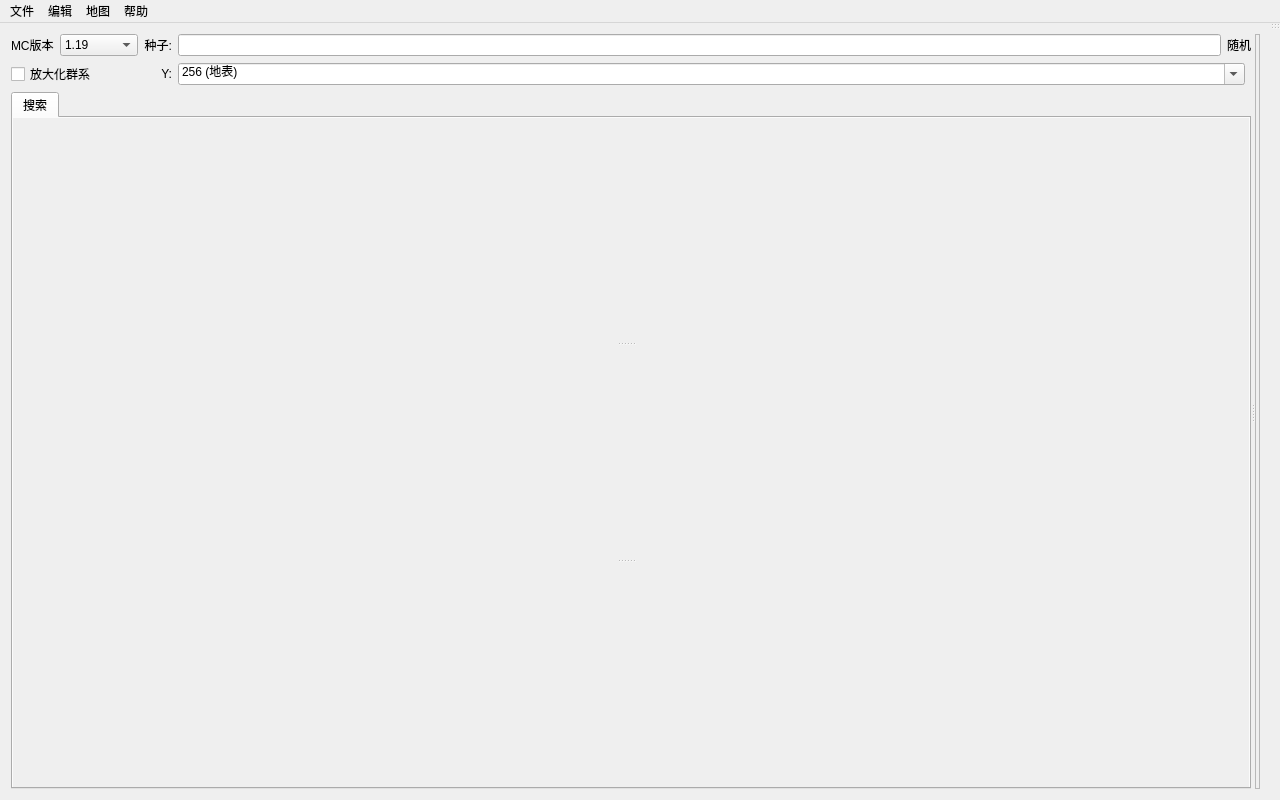
<?xml version="1.0" encoding="UTF-8"?>
<ui version="4.0">
 <class>MainWindow</class>
 <widget class="QMainWindow" name="MainWindow">
  <property name="geometry">
   <rect>
    <x>0</x>
    <y>0</y>
    <width>1280</width>
    <height>800</height>
   </rect>
  </property>
  <property name="windowTitle">
   <string>Cubiomes Viewer 汉化版</string>
  </property>
  <property name="windowIcon">
   <iconset resource="../rc/icons.qrc">
    <normaloff>:/icons/logo.png</normaloff>:/icons/logo.png</iconset>
  </property>
  <widget class="QWidget" name="centralWidget">
   <layout class="QGridLayout" name="gridLayout_6">
    <item row="0" column="0">
     <widget class="QSplitter" name="splitterMap">
      <property name="orientation">
       <enum>Qt::Horizontal</enum>
      </property>
      <widget class="QFrame" name="controlFrame">
       <layout class="QVBoxLayout" name="verticalLayout_5">
        <property name="leftMargin">
         <number>0</number>
        </property>
        <property name="topMargin">
         <number>0</number>
        </property>
        <property name="rightMargin">
         <number>0</number>
        </property>
        <property name="bottomMargin">
         <number>0</number>
        </property>
        <item>
         <layout class="QGridLayout" name="gridMCSeed">
          <item row="0" column="2">
           <widget class="QLabel" name="labelSeed">
            <property name="toolTip">
             <string>请输入一个整数或一段文本，留空则生成随机种子</string>
            </property>
            <property name="text">
             <string>种子:</string>
            </property>
            <property name="alignment">
             <set>Qt::AlignRight|Qt::AlignTrailing|Qt::AlignVCenter</set>
            </property>
           </widget>
          </item>
          <item row="0" column="0">
           <widget class="QLabel" name="labeMC">
            <property name="toolTip">
             <string>MC版本</string>
            </property>
            <property name="text">
             <string>MC版本</string>
            </property>
           </widget>
          </item>
          <item row="0" column="1">
           <widget class="QComboBox" name="comboBoxMC">
            <property name="toolTip">
             <string>MC版本</string>
            </property>
            <property name="sizeAdjustPolicy">
             <enum>QComboBox::AdjustToMinimumContentsLength</enum>
            </property>
            <property name="minimumContentsLength">
             <number>6</number>
            </property>
            <property name="iconSize">
             <size>
              <width>0</width>
              <height>16</height>
             </size>
            </property>
            <item>
             <property name="text">
              <string>1.19</string>
             </property>
            </item>
            <item>
             <property name="text">
              <string>1.18</string>
             </property>
            </item>
            <item>
             <property name="text">
              <string>1.17</string>
             </property>
            </item>
            <item>
             <property name="text">
              <string>1.16</string>
             </property>
            </item>
            <item>
             <property name="text">
              <string>1.15</string>
             </property>
            </item>
            <item>
             <property name="text">
              <string>1.14</string>
             </property>
            </item>
            <item>
             <property name="text">
              <string>1.13</string>
             </property>
            </item>
            <item>
             <property name="text">
              <string>1.12</string>
             </property>
            </item>
            <item>
             <property name="text">
              <string>1.11</string>
             </property>
            </item>
            <item>
             <property name="text">
              <string>1.10</string>
             </property>
            </item>
            <item>
             <property name="text">
              <string>1.9</string>
             </property>
            </item>
            <item>
             <property name="text">
              <string>1.8</string>
             </property>
            </item>
            <item>
             <property name="text">
              <string>1.7</string>
             </property>
            </item>
            <item>
             <property name="text">
              <string>1.6</string>
             </property>
            </item>
            <item>
             <property name="text">
              <string>1.5</string>
             </property>
            </item>
            <item>
             <property name="text">
              <string>1.4</string>
             </property>
            </item>
            <item>
             <property name="text">
              <string>1.3</string>
             </property>
            </item>
            <item>
             <property name="text">
              <string>1.2</string>
             </property>
            </item>
            <item>
             <property name="text">
              <string>1.1</string>
             </property>
            </item>
            <item>
             <property name="text">
              <string>1.0</string>
             </property>
            </item>
           </widget>
          </item>
          <item row="1" column="2">
           <widget class="QLabel" name="labelY">
            <property name="toolTip">
             <string>显示该Y值的地图</string>
            </property>
            <property name="text">
             <string>Y:</string>
            </property>
            <property name="alignment">
             <set>Qt::AlignRight|Qt::AlignTrailing|Qt::AlignVCenter</set>
            </property>
           </widget>
          </item>
          <item row="1" column="0" colspan="2">
           <widget class="QCheckBox" name="checkLarge">
            <property name="text">
             <string>放大化群系</string>
            </property>
           </widget>
          </item>
          <item row="0" column="5" colspan="2">
           <layout class="QHBoxLayout" name="horizontalLayout_2">
            <item>
             <widget class="QLineEdit" name="seedEdit">
              <property name="toolTip">
               <string>Press enter to accept</string>
              </property>
             </widget>
            </item>
            <item>
             <widget class="QLabel" name="labelSeedType">
              <property name="toolTip">
               <string>请输入一个整数或一段文本，留空则生成随机种子</string>
              </property>
              <property name="text">
               <string>随机</string>
              </property>
             </widget>
            </item>
           </layout>
          </item>
          <item row="1" column="5">
           <widget class="QComboBox" name="comboY">
            <property name="sizePolicy">
             <sizepolicy hsizetype="Expanding" vsizetype="Fixed">
              <horstretch>0</horstretch>
              <verstretch>0</verstretch>
             </sizepolicy>
            </property>
            <property name="editable">
             <bool>true</bool>
            </property>
            <property name="maxVisibleItems">
             <number>12</number>
            </property>
            <item>
             <property name="text">
              <string>256 (地表)</string>
             </property>
            </item>
            <item>
             <property name="text">
              <string>128 (下界基岩顶)</string>
             </property>
            </item>
            <item>
             <property name="text">
              <string>62 (海平面)</string>
             </property>
            </item>
            <item>
             <property name="text">
              <string>48</string>
             </property>
            </item>
            <item>
             <property name="text">
              <string>32</string>
             </property>
            </item>
            <item>
             <property name="text">
              <string>16</string>
             </property>
            </item>
            <item>
             <property name="text">
              <string>0</string>
             </property>
            </item>
            <item>
             <property name="text">
              <string>-16</string>
             </property>
            </item>
            <item>
             <property name="text">
              <string>-32</string>
             </property>
            </item>
            <item>
             <property name="text">
              <string>-48</string>
             </property>
            </item>
            <item>
             <property name="text">
              <string>-64 (主世界基岩层)</string>
             </property>
            </item>
           </widget>
          </item>
         </layout>
        </item>
        <item>
         <widget class="QTabWidget" name="tabContainer">
          <property name="currentIndex">
           <number>0</number>
          </property>
          <widget class="QWidget" name="tabSearch">
           <property name="sizePolicy">
            <sizepolicy hsizetype="Expanding" vsizetype="Expanding">
             <horstretch>0</horstretch>
             <verstretch>0</verstretch>
            </sizepolicy>
           </property>
           <attribute name="title">
            <string>搜索</string>
           </attribute>
           <layout class="QGridLayout" name="gridLayout">
            <property name="leftMargin">
             <number>0</number>
            </property>
            <property name="topMargin">
             <number>0</number>
            </property>
            <property name="rightMargin">
             <number>0</number>
            </property>
            <property name="bottomMargin">
             <number>0</number>
            </property>
            <item row="0" column="0">
             <widget class="QScrollArea" name="scrollArea">
              <property name="minimumSize">
               <size>
                <width>540</width>
                <height>0</height>
               </size>
              </property>
              <property name="styleSheet">
               <string notr="true">QAbstractScrollArea#scrollArea {
 	border: 0px none;
}

QToolButton {
 	background-color: transparent;
}</string>
              </property>
              <property name="frameShape">
               <enum>QFrame::NoFrame</enum>
              </property>
              <property name="frameShadow">
               <enum>QFrame::Plain</enum>
              </property>
              <property name="lineWidth">
               <number>0</number>
              </property>
              <property name="verticalScrollBarPolicy">
               <enum>Qt::ScrollBarAsNeeded</enum>
              </property>
              <property name="horizontalScrollBarPolicy">
               <enum>Qt::ScrollBarAlwaysOff</enum>
              </property>
              <property name="widgetResizable">
               <bool>true</bool>
              </property>
              <property name="alignment">
               <set>Qt::AlignLeading|Qt::AlignLeft|Qt::AlignTop</set>
              </property>
              <widget class="QWidget" name="scrollAreaWidgetContents">
               <property name="geometry">
                <rect>
                 <x>0</x>
                 <y>0</y>
                 <width>1233</width>
                 <height>657</height>
                </rect>
               </property>
               <property name="sizePolicy">
                <sizepolicy hsizetype="Expanding" vsizetype="Preferred">
                 <horstretch>0</horstretch>
                 <verstretch>0</verstretch>
                </sizepolicy>
               </property>
               <property name="minimumSize">
                <size>
                 <width>440</width>
                 <height>0</height>
                </size>
               </property>
               <layout class="QGridLayout" name="gridLayout_2">
                <property name="leftMargin">
                 <number>0</number>
                </property>
                <item row="0" column="0">
                 <widget class="QSplitter" name="splitterSearch">
                  <property name="sizePolicy">
                   <sizepolicy hsizetype="Expanding" vsizetype="Expanding">
                    <horstretch>0</horstretch>
                    <verstretch>0</verstretch>
                   </sizepolicy>
                  </property>
                  <property name="styleSheet">
                   <string notr="true">
QSplitter {
  background-color: transparent;
}</string>
                  </property>
                  <property name="orientation">
                   <enum>Qt::Vertical</enum>
                  </property>
                  <widget class="Collapsible" name="collapseConstraints" native="true">
                   <property name="sizePolicy">
                    <sizepolicy hsizetype="Expanding" vsizetype="Expanding">
                     <horstretch>0</horstretch>
                     <verstretch>0</verstretch>
                    </sizepolicy>
                   </property>
                  </widget>
                  <widget class="Collapsible" name="collapseGen48" native="true">
                   <property name="sizePolicy">
                    <sizepolicy hsizetype="Expanding" vsizetype="Expanding">
                     <horstretch>0</horstretch>
                     <verstretch>0</verstretch>
                    </sizepolicy>
                   </property>
                  </widget>
                  <widget class="Collapsible" name="collapseControl" native="true">
                   <property name="sizePolicy">
                    <sizepolicy hsizetype="Expanding" vsizetype="Expanding">
                     <horstretch>0</horstretch>
                     <verstretch>0</verstretch>
                    </sizepolicy>
                   </property>
                  </widget>
                 </widget>
                </item>
               </layout>
              </widget>
             </widget>
            </item>
           </layout>
          </widget>
         </widget>
        </item>
       </layout>
      </widget>
      <widget class="QFrame" name="frameMap">
       <property name="frameShape">
        <enum>QFrame::StyledPanel</enum>
       </property>
       <property name="frameShadow">
        <enum>QFrame::Raised</enum>
       </property>
       <layout class="QGridLayout" name="gridLayout_4">
        <property name="leftMargin">
         <number>0</number>
        </property>
        <property name="topMargin">
         <number>0</number>
        </property>
        <property name="rightMargin">
         <number>0</number>
        </property>
        <property name="bottomMargin">
         <number>0</number>
        </property>
       </layout>
      </widget>
     </widget>
    </item>
   </layout>
  </widget>
  <widget class="QToolBar" name="toolBar">
   <property name="windowTitle">
    <string>工具栏</string>
   </property>
   <property name="autoFillBackground">
    <bool>false</bool>
   </property>
   <property name="styleSheet">
    <string notr="true">
QToolBar {
	border-radius: 5px;
	padding: 0px;
	spacing: 0px;
}

QToolButton {
	border-radius: 5px;
	padding: 2px;
	border: 0px solid;
	margin: 0px;
}
QToolButton:!checked {
}
QToolButton:checked {
	background-color: #8a9dc4;
}</string>
   </property>
   <property name="movable">
    <bool>true</bool>
   </property>
   <property name="allowedAreas">
    <set>Qt::AllToolBarAreas</set>
   </property>
   <property name="iconSize">
    <size>
     <width>20</width>
     <height>20</height>
    </size>
   </property>
   <property name="floatable">
    <bool>true</bool>
   </property>
   <attribute name="toolBarArea">
    <enum>RightToolBarArea</enum>
   </attribute>
   <attribute name="toolBarBreak">
    <bool>false</bool>
   </attribute>
  </widget>
  <widget class="QMenuBar" name="menuBar">
   <property name="geometry">
    <rect>
     <x>0</x>
     <y>0</y>
     <width>1280</width>
     <height>25</height>
    </rect>
   </property>
   <widget class="QMenu" name="menuMap">
    <property name="title">
     <string>地图</string>
    </property>
    <widget class="QMenu" name="menuBiome_layer">
     <property name="title">
      <string>地图种类</string>
     </property>
     <addaction name="actionDefault_1"/>
     <addaction name="actionDefault_4"/>
     <addaction name="actionDefault_16"/>
     <addaction name="actionDefault_64"/>
     <addaction name="actionDefault_256"/>
     <addaction name="separator"/>
     <addaction name="actionRiver"/>
     <addaction name="actionOceanTemp"/>
     <addaction name="separator"/>
     <addaction name="actionParaTemperature"/>
     <addaction name="actionParaHumidity"/>
     <addaction name="actionParaContinentalness"/>
     <addaction name="actionParaErosion"/>
     <addaction name="actionParaDepth"/>
     <addaction name="actionParaWeirdness"/>
    </widget>
    <addaction name="actionGo_to"/>
    <addaction name="actionOpen_shadow_seed"/>
    <addaction name="actionStructure_visibility"/>
    <addaction name="actionExportImg"/>
    <addaction name="actionBiome_colors"/>
    <addaction name="menuBiome_layer"/>
   </widget>
   <widget class="QMenu" name="menuHelp">
    <property name="title">
     <string>帮助</string>
    </property>
    <addaction name="actionExamples"/>
    <addaction name="separator"/>
    <addaction name="actionAbout"/>
   </widget>
   <widget class="QMenu" name="menuFile">
    <property name="title">
     <string>文件</string>
    </property>
    <addaction name="actionLoad"/>
    <addaction name="actionSave"/>
    <addaction name="separator"/>
    <addaction name="actionPresetLoad"/>
    <addaction name="separator"/>
    <addaction name="actionSearch_seed_list"/>
    <addaction name="actionSearch_full_seed_space"/>
    <addaction name="separator"/>
    <addaction name="actionQuit"/>
   </widget>
   <widget class="QMenu" name="menuEdit">
    <property name="title">
     <string>编辑</string>
    </property>
    <addaction name="actionCopy"/>
    <addaction name="actionPaste"/>
    <addaction name="separator"/>
    <addaction name="actionAddShadow"/>
    <addaction name="separator"/>
    <addaction name="actionExtGen"/>
    <addaction name="actionPreferences"/>
   </widget>
   <addaction name="menuFile"/>
   <addaction name="menuEdit"/>
   <addaction name="menuMap"/>
   <addaction name="menuHelp"/>
  </widget>
  <action name="actionAbout">
   <property name="text">
    <string>关于</string>
   </property>
  </action>
  <action name="actionOpen_shadow_seed">
   <property name="text">
    <string>查看影子种子</string>
   </property>
  </action>
  <action name="actionSave">
   <property name="text">
    <string>导出进度</string>
   </property>
   <property name="shortcut">
    <string>Ctrl+S</string>
   </property>
  </action>
  <action name="actionLoad">
   <property name="text">
    <string>导入进度</string>
   </property>
   <property name="shortcut">
    <string>Ctrl+O</string>
   </property>
  </action>
  <action name="actionSearch_seed_list">
   <property name="text">
    <string>搜索种子列表</string>
   </property>
   <property name="toolTip">
    <string>从文件导入种子列表</string>
   </property>
  </action>
  <action name="actionSearch_full_seed_space">
   <property name="text">
    <string>搜索所有种子</string>
   </property>
  </action>
  <action name="actionCopy">
   <property name="text">
    <string>从列表复制种子</string>
   </property>
  </action>
  <action name="actionPaste">
   <property name="text">
    <string>粘贴种子</string>
   </property>
  </action>
  <action name="actionPreferences">
   <property name="text">
    <string>偏好</string>
   </property>
  </action>
  <action name="actionQuit">
   <property name="text">
    <string>退出</string>
   </property>
  </action>
  <action name="actionAddShadow">
   <property name="text">
    <string>将所有种子转化为其影子种子</string>
   </property>
  </action>
  <action name="actionExtGen">
   <property name="text">
    <string>高级世界生成选项</string>
   </property>
  </action>
  <action name="actionExamples">
   <property name="text">
    <string>筛选示例</string>
   </property>
  </action>
  <action name="actionPresetSave">
   <property name="text">
    <string>保存筛选条件</string>
   </property>
  </action>
  <action name="actionPresetLoad">
   <property name="text">
    <string>加载筛选条件</string>
   </property>
  </action>
  <action name="actionBiome_colors">
   <property name="text">
    <string>群系颜色</string>
   </property>
  </action>
  <action name="actionDefault_1">
   <property name="checkable">
    <bool>true</bool>
   </property>
   <property name="checked">
    <bool>true</bool>
   </property>
   <property name="text">
    <string>1:1</string>
   </property>
   <property name="shortcut">
    <string>Alt+1</string>
   </property>
  </action>
  <action name="actionDefault_4">
   <property name="checkable">
    <bool>true</bool>
   </property>
   <property name="text">
    <string>1:4</string>
   </property>
   <property name="shortcut">
    <string>Alt+2</string>
   </property>
  </action>
  <action name="actionDefault_16">
   <property name="checkable">
    <bool>true</bool>
   </property>
   <property name="text">
    <string>1:16</string>
   </property>
   <property name="shortcut">
    <string>Alt+3</string>
   </property>
  </action>
  <action name="actionDefault_64">
   <property name="checkable">
    <bool>true</bool>
   </property>
   <property name="text">
    <string>1:64</string>
   </property>
   <property name="shortcut">
    <string>Alt+4</string>
   </property>
  </action>
  <action name="actionDefault_256">
   <property name="checkable">
    <bool>true</bool>
   </property>
   <property name="text">
    <string>1:256</string>
   </property>
   <property name="shortcut">
    <string>Alt+5</string>
   </property>
  </action>
  <action name="actionGo_to">
   <property name="text">
    <string>前往坐标</string>
   </property>
   <property name="shortcut">
    <string>Ctrl+G</string>
   </property>
  </action>
  <action name="actionOceanTemp">
   <property name="checkable">
    <bool>true</bool>
   </property>
   <property name="text">
    <string>(1.13 - 1.17)海洋温度1:256</string>
   </property>
   <property name="shortcut">
    <string>Alt+7</string>
   </property>
  </action>
  <action name="actionRiver">
   <property name="checkable">
    <bool>true</bool>
   </property>
   <property name="text">
    <string>(1.13 - 1.17)河流1:4</string>
   </property>
   <property name="shortcut">
    <string>Alt+6</string>
   </property>
  </action>
  <action name="actionExportImg">
   <property name="text">
    <string>将群系图导出为图片</string>
   </property>
  </action>
  <action name="actionStructure_visibility">
   <property name="text">
    <string>结构可见最小缩放等级</string>
   </property>
  </action>
  <action name="actionParaTemperature">
   <property name="checkable">
    <bool>true</bool>
   </property>
   <property name="text">
    <string>(1.18+)温度分布</string>
   </property>
   <property name="shortcut">
    <string>Alt+T</string>
   </property>
  </action>
  <action name="actionParaHumidity">
   <property name="checkable">
    <bool>true</bool>
   </property>
   <property name="text">
    <string>(1.18+)湿度分布</string>
   </property>
   <property name="shortcut">
    <string>Alt+H</string>
   </property>
  </action>
  <action name="actionParaContinentalness">
   <property name="checkable">
    <bool>true</bool>
   </property>
   <property name="text">
    <string>(1.18+)海陆分布</string>
   </property>
   <property name="shortcut">
    <string>Alt+C</string>
   </property>
  </action>
  <action name="actionParaErosion">
   <property name="checkable">
    <bool>true</bool>
   </property>
   <property name="text">
    <string>(1.18+)侵蚀分布</string>
   </property>
   <property name="shortcut">
    <string>Alt+E</string>
   </property>
  </action>
  <action name="actionParaWeirdness">
   <property name="checkable">
    <bool>true</bool>
   </property>
   <property name="text">
    <string>(1.18+)稀有度分布</string>
   </property>
   <property name="shortcut">
    <string>Alt+W</string>
   </property>
  </action>
  <action name="actionParaDepth">
   <property name="checkable">
    <bool>true</bool>
   </property>
   <property name="text">
    <string>(1.18+)深度分布</string>
   </property>
   <property name="shortcut">
    <string>Alt+D</string>
   </property>
  </action>
  <action name="actionDockable">
   <property name="checkable">
    <bool>true</bool>
   </property>
   <property name="text">
    <string>可移动</string>
   </property>
  </action>
 </widget>
 <layoutdefault spacing="6" margin="11"/>
 <customwidgets>
  <customwidget>
   <class>Collapsible</class>
   <extends>QWidget</extends>
   <header>src/collapsible.h</header>
   <container>1</container>
  </customwidget>
 </customwidgets>
 <resources>
  <include location="../rc/icons.qrc"/>
 </resources>
 <connections/>
</ui>
